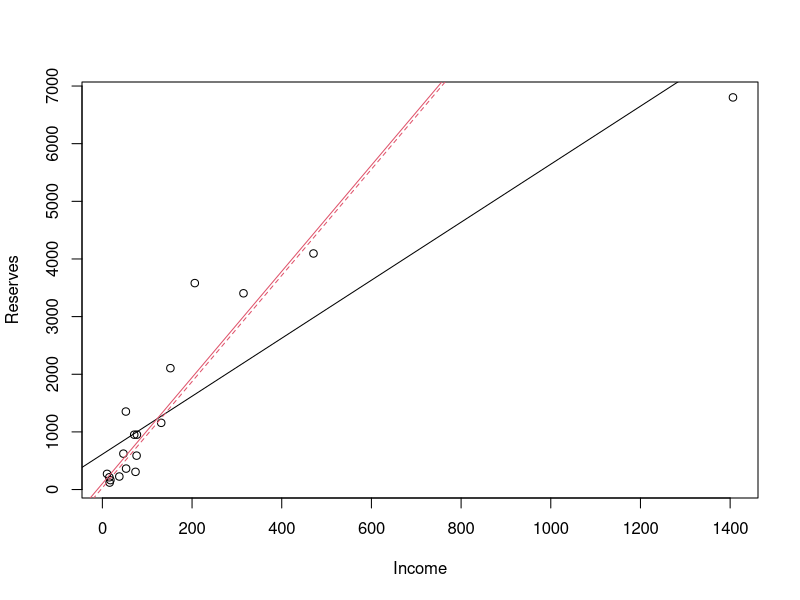
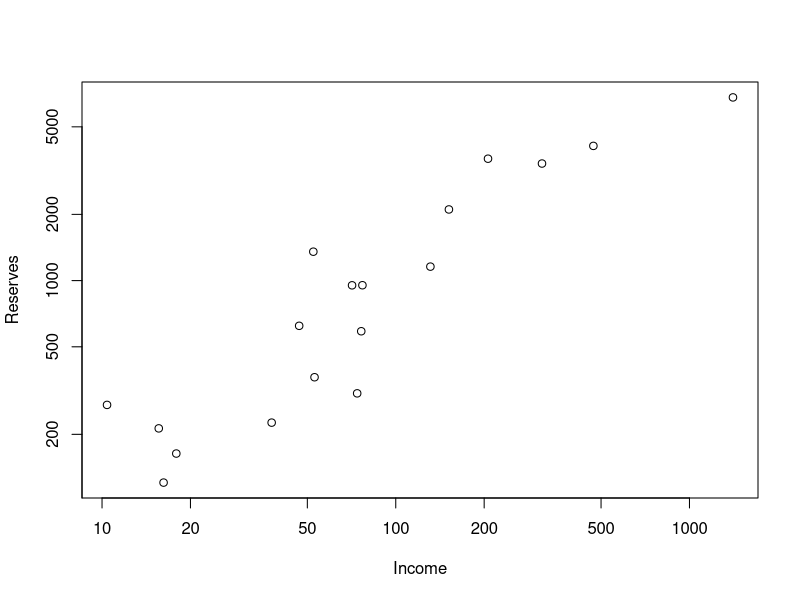
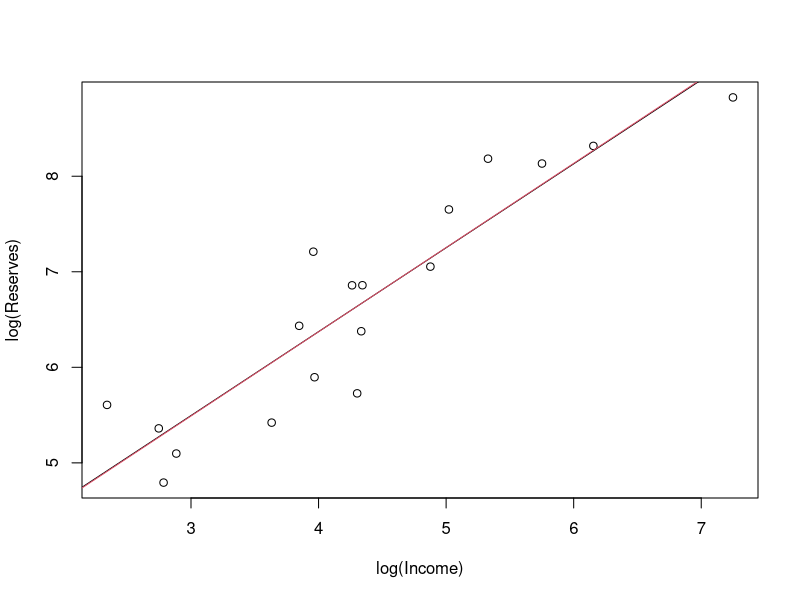

Recreate these plots in R, in order.
library(robustbase)


### Name: pension
### Title: Pension Funds Data
### Aliases: pension
### Keywords: datasets

### ** Examples

data(pension)
plot(pension)

summary(lm.p  <-    lm(Reserves ~., data=pension))
summary(lmR.p <- lmrob(Reserves ~., data=pension))
summary(lts.p <- ltsReg(Reserves ~., data=pension))
abline( lm.p)
abline(lmR.p, col=2)
abline(lts.p, col=2, lty=2)

## MM: "the" solution is much simpler:
plot(pension, log = "xy")
lm.lp  <-    lm(log(Reserves) ~ log(Income), data=pension)
lmR.lp <- lmrob(log(Reserves) ~ log(Income), data=pension)
plot(log(Reserves) ~ log(Income), data=pension)
## no difference between LS and robust:
abline( lm.lp)
abline(lmR.lp, col=2)
